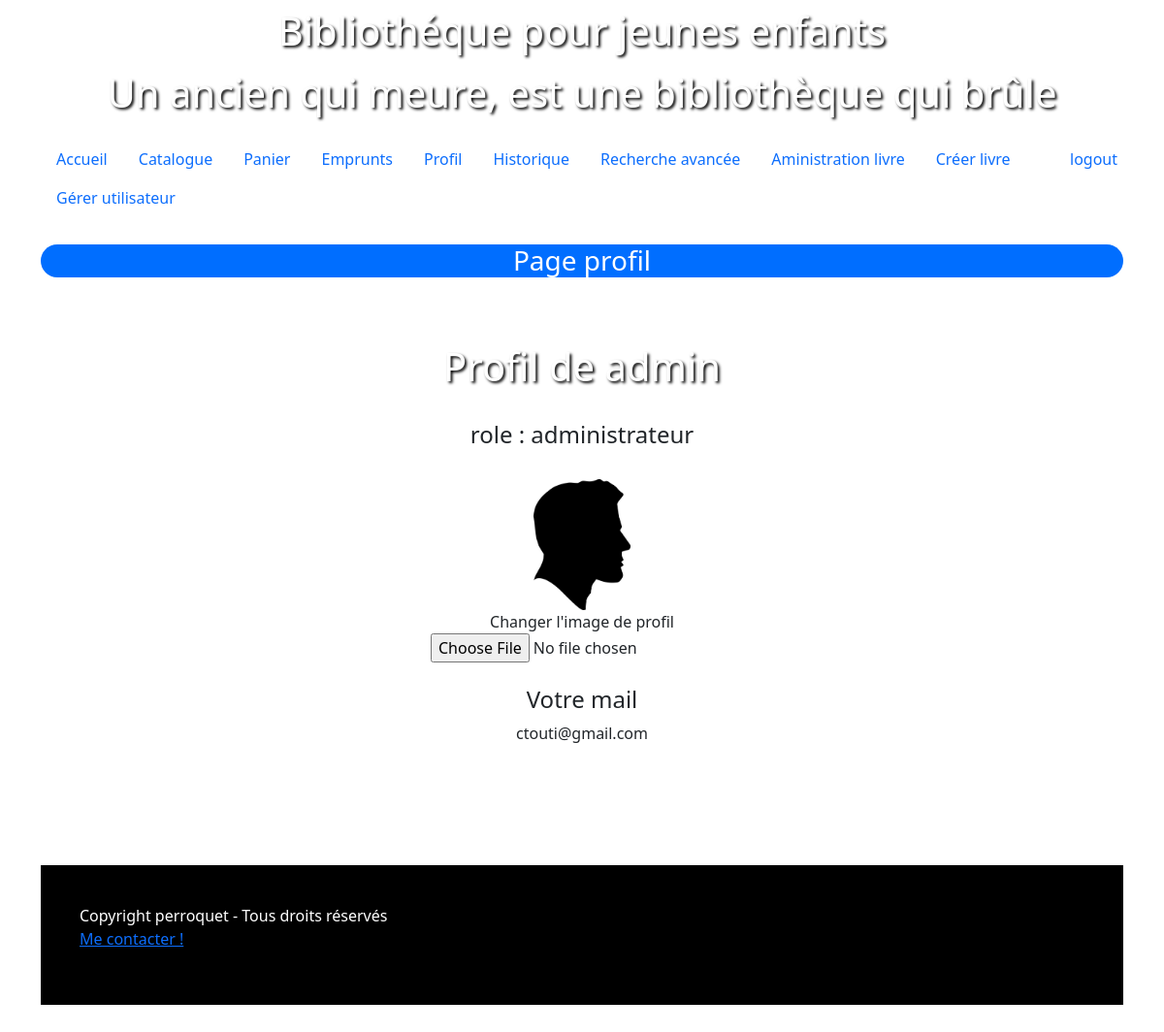
The page /index.php?action=profil (signed in) on the database its author committed.
### controleur/UserControleur.class.php (called while the page is built, shortened)
<?php
require_once "model/UsersDao.class.php";
class UserControleur {
    private $userDao;
    public function __construct(){
        $this->userDao = new UsersDao();
    }
    function afficherProfil(){
        $user = $this->userDao->getUserByLogin($_SESSION['login']);
        require "vue/profil.view.php";
    }
}

### model/Connexion.class.php (called while the page is built, shortened)
<?php
abstract class Connexion {
    private static $pdo;
    private static function setBdd(){
        self::$pdo = new PDO("mysql:host=localhost;dbname=biblio;charset=utf8","root","");
        self::$pdo->setAttribute(PDO::ATTR_ERRMODE,PDO::ERRMODE_WARNING);
    }
    protected function getBdd(){
        return self::$pdo;
    }
}

### model/UsersDao.class.php (called while the page is built, shortened)
<?php
require_once "Connexion.class.php";
require_once "User.class.php";
class UsersDao extends Connexion {
    function getUserByLogin($login){
        $stmt = $this->getBdd()->prepare("SELECT * FROM utilisateur WHERE login=:login");
        $stmt->bindValue(":login",$login,PDO::PARAM_STR);
        $cpt = $stmt->execute();
        $user = $stmt->fetch(PDO::FETCH_ASSOC);
        $u=new User($user['login'], $user['password'],$user['mail'], $user['role'],$user['image'], $user['est_valide']);
        return $u;
    }
}

### model/User.class.php (called while the page is built, shortened)
<?php
class User {
    private $login;
    private $mail;
    private $role;
    private $image;
    function __construct($login, $password, $mail, $role, $image, $estValide) {
        $this->login = $login;
        $this->mail = $mail;
        $this->role = $role;
        $this->image = $image;
    }
    public function getLogin() {
        return $this->login;
    }
    public function getMail() {
        return $this->mail;
    }
    public function getRole() {
        return $this->role;
    }
    public function getImage() {
        return $this->image;
    }
}

### vue/profil.view.php (the view, shortened to what this page needs)
<div class="text-center">
    <h1 class="text-center">Profil de <?= $user->getLogin(); ?></h1>
    <br>
    <h4>role : <?= $user->getRole(); ?></h4>
    <br>
    <div>
        <div>
            <img width="100px" src="public/images/<?= $user->getImage();  ?>" alt="photo de profil" />
        </div>
        <form method="POST" action="index.php?action=modifier-image" enctype="multipart/form-data">
            <label for="image">Changer l'image de profil </label><br />
            <input type="file" class="form-control-file" id="image" name="image" onchange="submit();" />
        </form>
    </div>
    <br>
    <h4>Votre mail</h4>
    <?= $user->getMail(); ?>
    <br><br>
</div>
<?php
    require "template.view.php";
?>

### css/style.css (style rules this page uses)
h1 { margin: auto; color : white; text-align: center; text-shadow: 2px 2px 3px black; padding: 8px; }

### rows shown on the page
utilisateur: login "admin", role "administrateur", image (picture), mail "ctouti@gmail.com"

### other values the page prints
$titre "Page profil"
